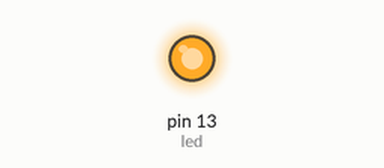
Simulated run of this sketch. Board: Arduino Uno, built with avr-gcc and run on an emulated ATmega328P. On the bench: output pins drawn as LEDs (lit = HIGH).

Above: at 0.5 s.
At 22.2 s:
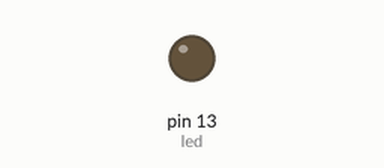
Timing chart, 0 to 31.5 s (numbered marks = the images above):
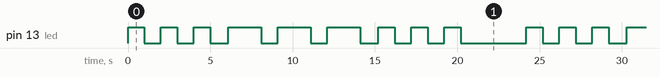

Measured:
- by itself, pin 13 (led): repeats every 24.2 s: 2 × (LOW 1.0 s, HIGH 1.0 s), LOW 1.1 s, 2 × (HIGH 2.0 s, LOW 1.0 s), HIGH 2.0 s, LOW 1.1 s, 2 × (HIGH 1.0 s, LOW 1.0 s), HIGH 1.0 s, LOW 4.0 s, HIGH 1.0 s
- by itself, everything shown: repeats every 24.2 s, in 18 steps

The sketch:

sketch_mar11a.ino
```cpp
// C++ code
//

int led = 13;


void setup()
{
  pinMode(led, OUTPUT);


}

void loop()
{
  for(int x=0; x<3; x++){
  	digitalWrite(led, HIGH);
    delay(1000);
    digitalWrite(led, LOW);
    delay(1000);
  }
  delay(100);

  for(int x=0; x<3; x++){
  	digitalWrite(led, HIGH);
    delay(2000);
    digitalWrite(led, LOW);
    delay(1000);
  }
  delay(100);

  for(int x=0; x<3; x++){
  	digitalWrite(led, HIGH);
    delay(1000);
    digitalWrite(led, LOW);
    delay(1000);
  }
  delay(3000);
}
```
